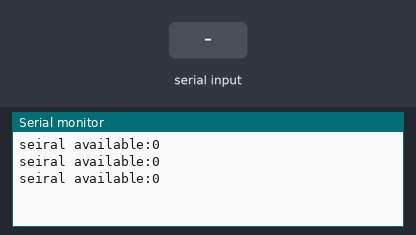
Recording of a sketch running on a simulated Arduino Uno, built with avr-gcc and run on an emulated ATmega328P. Parts: the last lines printed to the serial monitor. The inputs (shaded band) are chosen by the test bench.

Above: at 1.4 s.
1.5 s: "1" received over Serial
At 2.86 s:
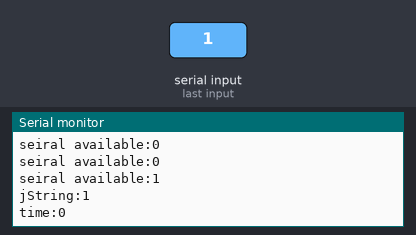
4.1 s: "0" received over Serial
At 5.46 s:
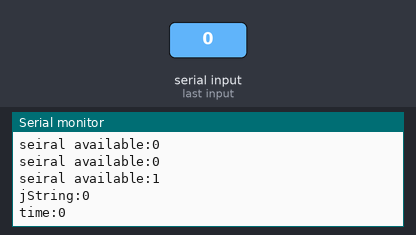
5.6 s: "2" received over Serial
At 6.86 s:
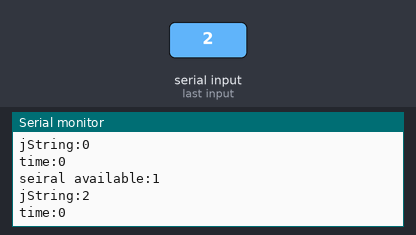

The sketch:

recieveJson.ino
```cpp
#include <ArduinoJson.h>
#include "MeOrion.h"

MeUltrasonicSensor ultraSensor(PORT_3);

StaticJsonBuffer<200> jsonBuffer;
char json[100];

void setup() {
  // put your setup code here, to run once:
  Serial.begin(115200);

}

void loop() {
  /*
  Serial.print("Distance : ");
  Serial.print(ultraSensor.distanceCm() );
  Serial.println(" cm");
  */

  delay(400);
  Serial.print("seiral available:");
  Serial.println(Serial.available());

  if(Serial.available() > 0){
    String jString = Serial.readString();
    Serial.print("jString:");
    Serial.println(jString);
    jString.toCharArray(json, 100);
    JsonObject& root = jsonBuffer.parseObject(json);
    const char* sensor = root["sensor"];
    long time = root["time"];
    Serial.print("time:");
    Serial.println(time);
  }
}
```

Measured:
- after the input at 1.5 s, the serial monitor: prints a new line after 0.10 s (image 1)
- after the input at 4.1 s, the serial monitor: prints a new line after 1.1 s (image 2)
- after the input at 5.6 s, the serial monitor: prints a new line after 1.0 s (image 3)
